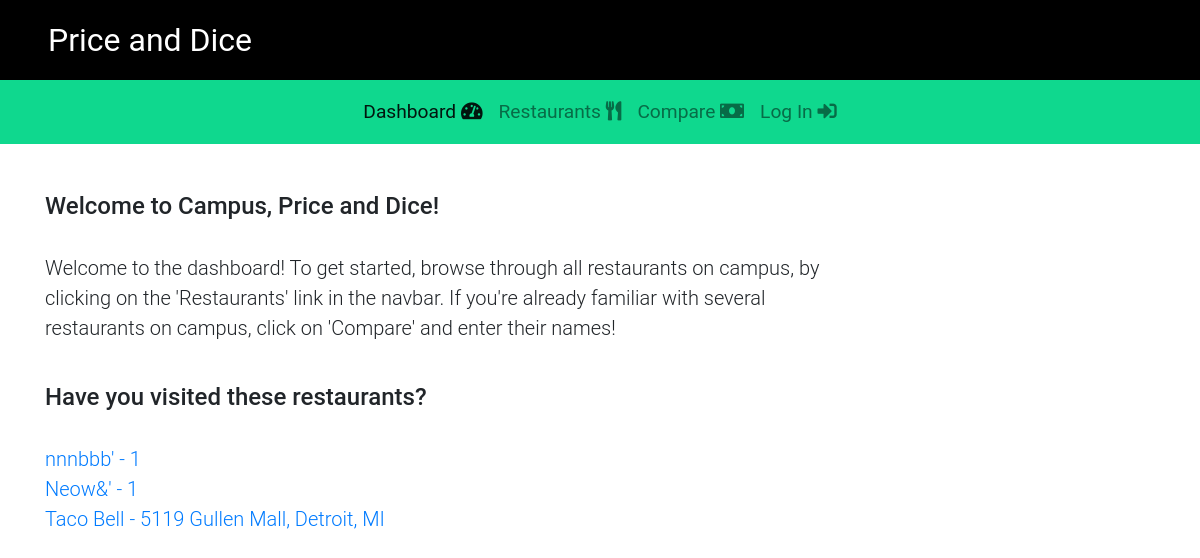
Before: /campus/ with the older database file.
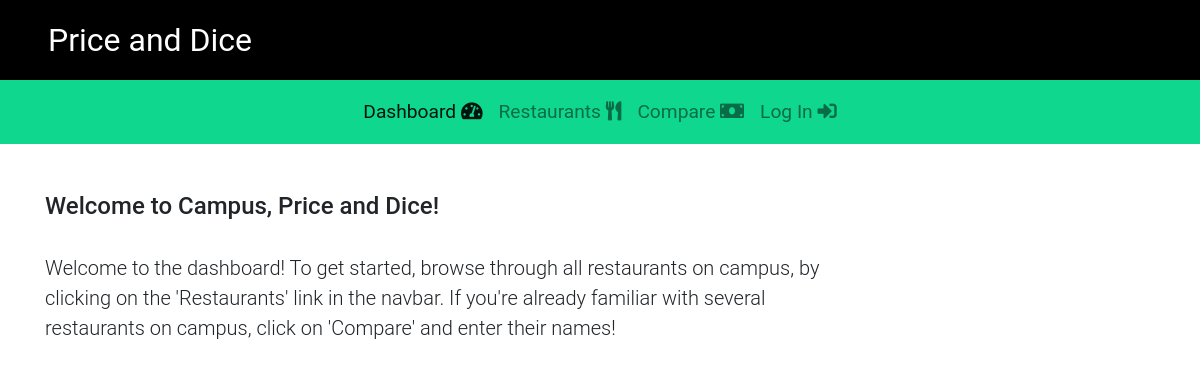
After: the same page with the newer database file.
### campus/models.py (models this page shows, shortened)
class Restaurant(models.Model):
    name = models.CharField(max_length=200)
    location = models.CharField(max_length=200)
    phone_number = models.CharField(max_length=20, default='(xxx) xxx-xxxx')
    description = models.CharField(max_length=300, default='No description added')
    sunday = models.CharField(max_length=20, default=DEFAULT_HOURS)
    monday = models.CharField(max_length=20, default=DEFAULT_HOURS)
    tuesday = models.CharField(max_length=20, default=DEFAULT_HOURS)
    wednesday = models.CharField(max_length=20, default=DEFAULT_HOURS)
    thursday = models.CharField(max_length=20, default=DEFAULT_HOURS)
    friday = models.CharField(max_length=20, default=DEFAULT_HOURS)
    saturday = models.CharField(max_length=20, default=DEFAULT_HOURS)
    item_list = models.ManyToManyField(Item)

### campus/views.py (the view)
# urls.py: path('', views.index, name='index'),
def index(request):
    context = {}
    return get_five_restaurants(request)

### campus/views.py (called while the page is built)
def get_five_restaurants(request):
    list = Restaurant.objects.all()
    unique_list = []
    largest_index = len(list) - 1
    context = {}
    if len(list) >= 3:
        for i in range(3):
            rand_index = random.randint(0, largest_index)
            while list[rand_index] in unique_list:
                rand_index = random.randint(0, largest_index)
            unique_list.append(list[rand_index])
        context['restaurant_list'] = unique_list
    return render(request, 'campus/index.html', context)

### campus/templates/campus/index.html (shortened to what this page needs)
{% extends "./base.html" %}
{% block dashboard_link %}
<li class="nav-item active">
    <a class="nav-link active" href="{% url 'campus:index' %}">
    Dashboard <i class="fas fa-tachometer-alt"></i><span class="sr-only">(current)</span></a>
</li>
{% endblock %}
{% block body %}
<div class="container content-top">
    <h4>Welcome to Campus, Price and Dice!</h4>
    <br>
    <div class="row">
        <div class="col-lg-9">
            <p class="lead">
                Welcome to the dashboard! To get started, browse through all restaurants on campus,
                by clicking on the 'Restaurants' link in the navbar. If you're already familiar with several
                restaurants on campus, click on 'Compare' and enter their names!
            </p>
        </div>
    </div>
    <br>
    {% if restaurant_list %}
        <h4>Have you visited these restaurants?</h4>
        <br>
        <div class="row">
            <div class="col-lg-6">
                <ul class="list-unstyled">
                    {% for restaurant in restaurant_list %}
                        <li class="lead">
                        <a href="{% url 'campus:restaurant_detail' restaurant.id %}">
                        {{restaurant.name}} - {{restaurant.location}}</a></li>
                    {% endfor %}
                </ul>
            </div>
        </div>
    {% endif %}
</div>
{% endblock %}

Changed rows visible on the page:
removed Restaurant: name "nnnbbb'", location "1"
removed Restaurant: name "Neow&'", location "1"
removed Restaurant: name "Taco Bell", location "5119 Gullen Mall, Detroit, MI"
Other visible differences:
text no longer shown: "Have you visited these restaurants?"
